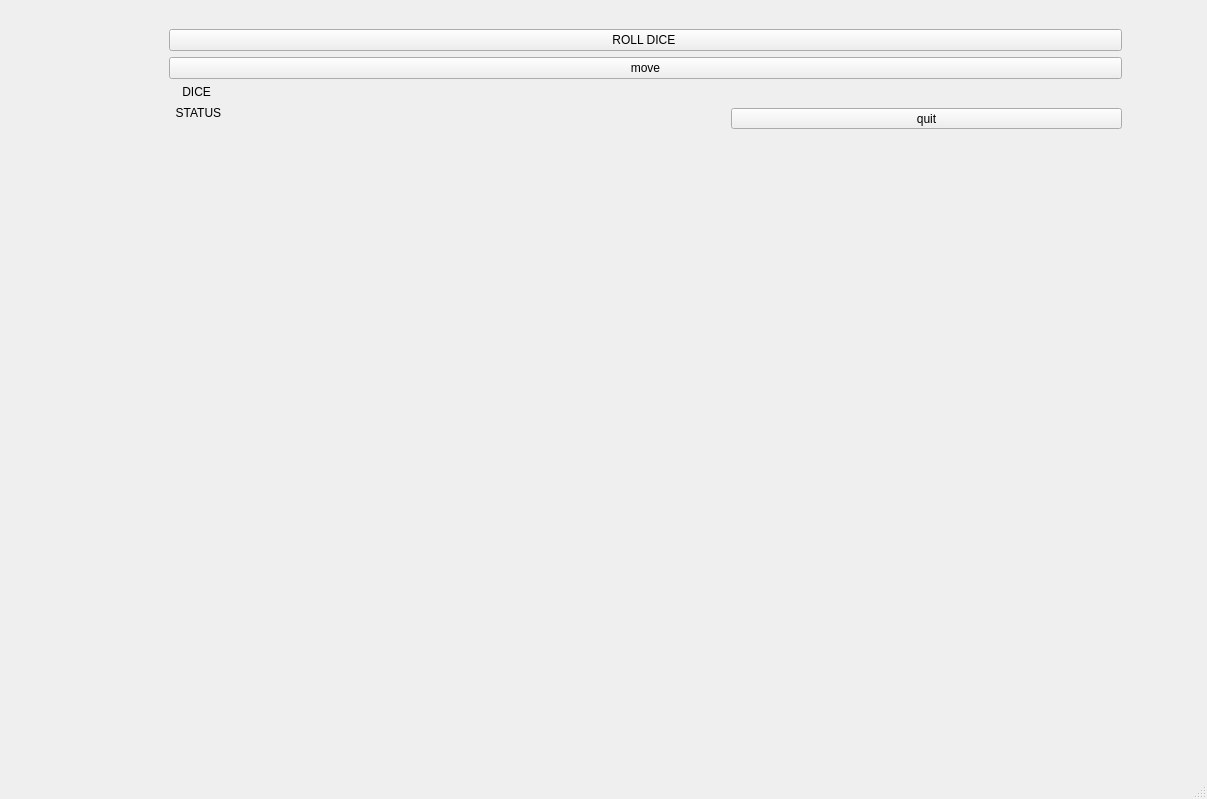
<?xml version="1.0" encoding="UTF-8"?>
<ui version="4.0">
 <class>MainWindow</class>
 <widget class="QMainWindow" name="MainWindow">
  <property name="geometry">
   <rect>
    <x>0</x>
    <y>0</y>
    <width>1207</width>
    <height>799</height>
   </rect>
  </property>
  <property name="windowTitle">
   <string>MainWindow</string>
  </property>
  <widget class="QWidget" name="centralwidget">
   <widget class="QStackedWidget" name="stackedWidget">
    <property name="geometry">
     <rect>
      <x>160</x>
      <y>20</y>
      <width>971</width>
      <height>701</height>
     </rect>
    </property>
    <property name="currentIndex">
     <number>1</number>
    </property>
    <widget class="QWidget" name="StartPage">
     <widget class="QLabel" name="label">
      <property name="geometry">
       <rect>
        <x>80</x>
        <y>20</y>
        <width>101</width>
        <height>20</height>
       </rect>
      </property>
      <property name="text">
       <string>Royal Game of UR</string>
      </property>
     </widget>
     <widget class="QPushButton" name="startButton">
      <property name="geometry">
       <rect>
        <x>90</x>
        <y>70</y>
        <width>79</width>
        <height>24</height>
       </rect>
      </property>
      <property name="text">
       <string>START</string>
      </property>
     </widget>
     <widget class="QPushButton" name="rulesButton">
      <property name="geometry">
       <rect>
        <x>90</x>
        <y>130</y>
        <width>79</width>
        <height>24</height>
       </rect>
      </property>
      <property name="text">
       <string>RULES</string>
      </property>
     </widget>
     <widget class="QPushButton" name="exitButton_2">
      <property name="geometry">
       <rect>
        <x>90</x>
        <y>180</y>
        <width>79</width>
        <height>24</height>
       </rect>
      </property>
      <property name="text">
       <string>EXIT</string>
      </property>
     </widget>
    </widget>
    <widget class="QWidget" name="GamePage">
     <layout class="QVBoxLayout" name="verticalLayout">
      <item>
       <widget class="QPushButton" name="rollButton">
        <property name="sizePolicy">
         <sizepolicy hsizetype="Minimum" vsizetype="Preferred">
          <horstretch>0</horstretch>
          <verstretch>0</verstretch>
         </sizepolicy>
        </property>
        <property name="text">
         <string>ROLL DICE </string>
        </property>
       </widget>
      </item>
      <item>
       <widget class="QPushButton" name="moveButton">
        <property name="text">
         <string>move</string>
        </property>
       </widget>
      </item>
      <item>
       <widget class="QLabel" name="diceLabel">
        <property name="text">
         <string>    DICE</string>
        </property>
       </widget>
      </item>
      <item>
       <widget class="QWidget" name="boardWidget" native="true">
        <property name="sizePolicy">
         <sizepolicy hsizetype="Expanding" vsizetype="Expanding">
          <horstretch>0</horstretch>
          <verstretch>0</verstretch>
         </sizepolicy>
        </property>
        <property name="minimumSize">
         <size>
          <width>300</width>
          <height>300</height>
         </size>
        </property>
        <property name="autoFillBackground">
         <bool>false</bool>
        </property>
        <widget class="QLabel" name="tile_5">
         <property name="geometry">
          <rect>
           <x>420</x>
           <y>90</y>
           <width>49</width>
           <height>40</height>
          </rect>
         </property>
         <property name="minimumSize">
          <size>
           <width>40</width>
           <height>40</height>
          </size>
         </property>
         <property name="scaledContents">
          <bool>true</bool>
         </property>
         <property name="alignment">
          <set>Qt::AlignmentFlag::AlignCenter</set>
         </property>
        </widget>
        <widget class="QLabel" name="tile_4">
         <property name="geometry">
          <rect>
           <x>360</x>
           <y>90</y>
           <width>49</width>
           <height>40</height>
          </rect>
         </property>
         <property name="minimumSize">
          <size>
           <width>40</width>
           <height>40</height>
          </size>
         </property>
         <property name="textFormat">
          <enum>Qt::TextFormat::RichText</enum>
         </property>
         <property name="scaledContents">
          <bool>true</bool>
         </property>
         <property name="alignment">
          <set>Qt::AlignmentFlag::AlignCenter</set>
         </property>
        </widget>
        <widget class="QLabel" name="tile_3">
         <property name="geometry">
          <rect>
           <x>300</x>
           <y>90</y>
           <width>49</width>
           <height>40</height>
          </rect>
         </property>
         <property name="minimumSize">
          <size>
           <width>40</width>
           <height>40</height>
          </size>
         </property>
         <property name="scaledContents">
          <bool>true</bool>
         </property>
         <property name="alignment">
          <set>Qt::AlignmentFlag::AlignCenter</set>
         </property>
        </widget>
        <widget class="QLabel" name="tile_2">
         <property name="geometry">
          <rect>
           <x>250</x>
           <y>90</y>
           <width>49</width>
           <height>40</height>
          </rect>
         </property>
         <property name="minimumSize">
          <size>
           <width>40</width>
           <height>40</height>
          </size>
         </property>
         <property name="scaledContents">
          <bool>true</bool>
         </property>
         <property name="alignment">
          <set>Qt::AlignmentFlag::AlignCenter</set>
         </property>
        </widget>
        <widget class="QLabel" name="tile_1">
         <property name="geometry">
          <rect>
           <x>190</x>
           <y>90</y>
           <width>49</width>
           <height>40</height>
          </rect>
         </property>
         <property name="minimumSize">
          <size>
           <width>40</width>
           <height>40</height>
          </size>
         </property>
         <property name="scaledContents">
          <bool>true</bool>
         </property>
         <property name="alignment">
          <set>Qt::AlignmentFlag::AlignCenter</set>
         </property>
        </widget>
        <widget class="QLabel" name="tile_0">
         <property name="geometry">
          <rect>
           <x>130</x>
           <y>90</y>
           <width>49</width>
           <height>40</height>
          </rect>
         </property>
         <property name="minimumSize">
          <size>
           <width>40</width>
           <height>40</height>
          </size>
         </property>
         <property name="scaledContents">
          <bool>true</bool>
         </property>
         <property name="alignment">
          <set>Qt::AlignmentFlag::AlignCenter</set>
         </property>
        </widget>
        <widget class="QLabel" name="tile_7">
         <property name="geometry">
          <rect>
           <x>540</x>
           <y>90</y>
           <width>49</width>
           <height>40</height>
          </rect>
         </property>
         <property name="minimumSize">
          <size>
           <width>40</width>
           <height>40</height>
          </size>
         </property>
         <property name="scaledContents">
          <bool>true</bool>
         </property>
         <property name="alignment">
          <set>Qt::AlignmentFlag::AlignCenter</set>
         </property>
        </widget>
        <widget class="QLabel" name="tile_9">
         <property name="geometry">
          <rect>
           <x>680</x>
           <y>90</y>
           <width>49</width>
           <height>40</height>
          </rect>
         </property>
         <property name="minimumSize">
          <size>
           <width>40</width>
           <height>40</height>
          </size>
         </property>
         <property name="scaledContents">
          <bool>true</bool>
         </property>
         <property name="alignment">
          <set>Qt::AlignmentFlag::AlignCenter</set>
         </property>
        </widget>
        <widget class="QLabel" name="tile_6">
         <property name="geometry">
          <rect>
           <x>480</x>
           <y>90</y>
           <width>49</width>
           <height>40</height>
          </rect>
         </property>
         <property name="minimumSize">
          <size>
           <width>40</width>
           <height>40</height>
          </size>
         </property>
         <property name="scaledContents">
          <bool>true</bool>
         </property>
         <property name="alignment">
          <set>Qt::AlignmentFlag::AlignCenter</set>
         </property>
        </widget>
        <widget class="QLabel" name="statusLabel">
         <property name="geometry">
          <rect>
           <x>0</x>
           <y>0</y>
           <width>953</width>
           <height>16</height>
          </rect>
         </property>
         <property name="text">
          <string>  STATUS</string>
         </property>
        </widget>
        <widget class="QPushButton" name="quitButton">
         <property name="geometry">
          <rect>
           <x>562</x>
           <y>3</y>
           <width>391</width>
           <height>21</height>
          </rect>
         </property>
         <property name="text">
          <string>quit</string>
         </property>
        </widget>
        <widget class="QLabel" name="tile_8">
         <property name="geometry">
          <rect>
           <x>620</x>
           <y>90</y>
           <width>49</width>
           <height>40</height>
          </rect>
         </property>
         <property name="minimumSize">
          <size>
           <width>40</width>
           <height>40</height>
          </size>
         </property>
         <property name="scaledContents">
          <bool>true</bool>
         </property>
         <property name="alignment">
          <set>Qt::AlignmentFlag::AlignCenter</set>
         </property>
        </widget>
       </widget>
      </item>
     </layout>
    </widget>
    <widget class="QWidget" name="ResultPage">
     <widget class="QLabel" name="winnerLabel">
      <property name="geometry">
       <rect>
        <x>110</x>
        <y>30</y>
        <width>161</width>
        <height>41</height>
       </rect>
      </property>
      <property name="text">
       <string>    WINNER</string>
      </property>
     </widget>
     <widget class="QPushButton" name="playAgainButton">
      <property name="geometry">
       <rect>
        <x>170</x>
        <y>260</y>
        <width>79</width>
        <height>24</height>
       </rect>
      </property>
      <property name="text">
       <string>play again</string>
      </property>
     </widget>
     <widget class="QPushButton" name="exitButton">
      <property name="geometry">
       <rect>
        <x>170</x>
        <y>310</y>
        <width>79</width>
        <height>24</height>
       </rect>
      </property>
      <property name="text">
       <string>exit</string>
      </property>
     </widget>
    </widget>
    <widget class="QWidget" name="RulesPage">
     <widget class="QLabel" name="rulesLabel">
      <property name="geometry">
       <rect>
        <x>140</x>
        <y>40</y>
        <width>301</width>
        <height>231</height>
       </rect>
      </property>
      <property name="text">
       <string> RULES</string>
      </property>
      <property name="wordWrap">
       <bool>true</bool>
      </property>
     </widget>
     <widget class="QPushButton" name="rulesBackButton">
      <property name="geometry">
       <rect>
        <x>130</x>
        <y>200</y>
        <width>79</width>
        <height>24</height>
       </rect>
      </property>
      <property name="text">
       <string>BACK</string>
      </property>
     </widget>
     <widget class="QTextBrowser" name="textBrowser">
      <property name="geometry">
       <rect>
        <x>240</x>
        <y>90</y>
        <width>321</width>
        <height>192</height>
       </rect>
      </property>
      <property name="html">
       <string>&lt;!DOCTYPE HTML PUBLIC &quot;-//W3C//DTD HTML 4.0//EN&quot; &quot;http://www.w3.org/TR/REC-html40/strict.dtd&quot;&gt;
&lt;html&gt;&lt;head&gt;&lt;meta name=&quot;qrichtext&quot; content=&quot;1&quot; /&gt;&lt;meta charset=&quot;utf-8&quot; /&gt;&lt;style type=&quot;text/css&quot;&gt;
p, li { white-space: pre-wrap; }
hr { height: 1px; border-width: 0; }
li.unchecked::marker { content: &quot;\2610&quot;; }
li.checked::marker { content: &quot;\2612&quot;; }
&lt;/style&gt;&lt;/head&gt;&lt;body style=&quot; font-family:'Segoe UI'; font-size:9pt; font-weight:400; font-style:normal;&quot;&gt;
&lt;p style=&quot; margin-top:0px; margin-bottom:0px; margin-left:0px; margin-right:0px; -qt-block-indent:0; text-indent:0px;&quot;&gt;Royal Game of Ur — Rules&lt;/p&gt;
&lt;p style=&quot;-qt-paragraph-type:empty; margin-top:0px; margin-bottom:0px; margin-left:0px; margin-right:0px; -qt-block-indent:0; text-indent:0px;&quot;&gt;&lt;br /&gt;&lt;/p&gt;
&lt;p style=&quot; margin-top:0px; margin-bottom:0px; margin-left:0px; margin-right:0px; -qt-block-indent:0; text-indent:0px;&quot;&gt;1. Each player starts at tile 0.&lt;/p&gt;
&lt;p style=&quot; margin-top:0px; margin-bottom:0px; margin-left:0px; margin-right:0px; -qt-block-indent:0; text-indent:0px;&quot;&gt;2. On your turn, roll four binary dice (each die is 0 or 1).&lt;/p&gt;
&lt;p style=&quot; margin-top:0px; margin-bottom:0px; margin-left:0px; margin-right:0px; -qt-block-indent:0; text-indent:0px;&quot;&gt;3. Move your piece forward by the total rolled.&lt;/p&gt;
&lt;p style=&quot; margin-top:0px; margin-bottom:0px; margin-left:0px; margin-right:0px; -qt-block-indent:0; text-indent:0px;&quot;&gt;4. If you roll 0, your turn ends immediately.&lt;/p&gt;
&lt;p style=&quot; margin-top:0px; margin-bottom:0px; margin-left:0px; margin-right:0px; -qt-block-indent:0; text-indent:0px;&quot;&gt;5. Players take turns.&lt;/p&gt;
&lt;p style=&quot; margin-top:0px; margin-bottom:0px; margin-left:0px; margin-right:0px; -qt-block-indent:0; text-indent:0px;&quot;&gt;6. The first player to reach the final tile wins the game.&lt;/p&gt;
&lt;p style=&quot;-qt-paragraph-type:empty; margin-top:0px; margin-bottom:0px; margin-left:0px; margin-right:0px; -qt-block-indent:0; text-indent:0px;&quot;&gt;&lt;br /&gt;&lt;/p&gt;&lt;/body&gt;&lt;/html&gt;</string>
      </property>
     </widget>
    </widget>
   </widget>
  </widget>
  <widget class="QMenuBar" name="menubar">
   <property name="geometry">
    <rect>
     <x>0</x>
     <y>0</y>
     <width>1207</width>
     <height>33</height>
    </rect>
   </property>
  </widget>
  <widget class="QStatusBar" name="statusbar"/>
 </widget>
 <resources/>
 <connections/>
</ui>
